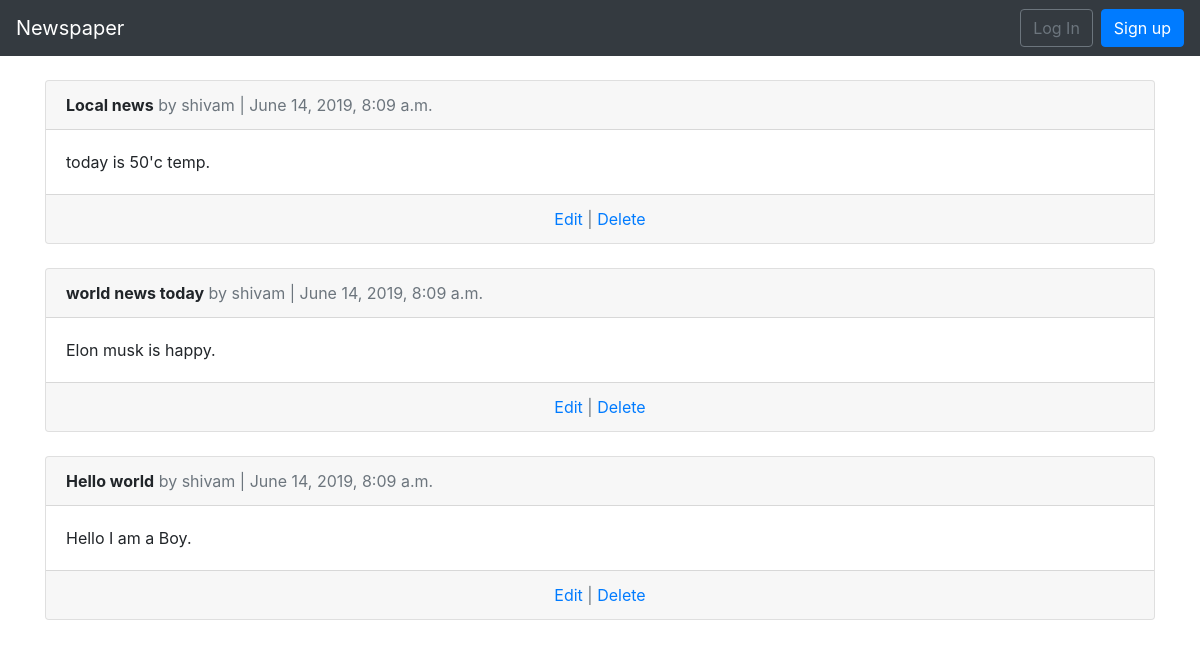
The app's page /articles/ with its own data.
### articles/models.py (models this page shows, shortened)
class Article(models.Model):
    title = models.CharField(max_length=255)
    body = models.TextField()
    date = models.DateTimeField(auto_now_add=True)
    author = models.ForeignKey(
        get_user_model(),
        on_delete=models.CASCADE,
        )

### users/models.py (models this page shows)
class CustomUser(AbstractUser):
    age = models.PositiveIntegerField(null=True, blank=True)

### articles/views.py (the view)
# urls.py: path('', ArticleListView.as_view(), name='article_list'),
class ArticleListView(ListView):
    model = Article
    template_name = 'article_list.html'

### templates/article_list.html (shortened to what this page needs)
{% extends 'base.html' %}
{% block content %}
	{% for article in object_list %}
		<div class="card">
			<div class="card-header">
				<span class="font-weight-bold">{{ article.title }}</span>
				<span class="text-muted">by {{ article.author }} | {{ article.date }}</span>
			</div>
			<div class="card-body">
				{{ article.body}}
			</div>
			<div class="card-footer text-center text-muted">
				<a href="{% url 'article_edit' article.pk %}">Edit</a> | <a href="{% url 'article_delete' article.pk %}">Delete</a>
			</div>
		</div>
		<br />
	{% endfor %}
{% endblock content %}

### templates/base.html (shortened to what this page needs)
<!DOCTYPE html>
<html lang="en">
	<head>
		<link rel="stylesheet" href="https://stackpath.bootstrapcdn.com/bootstrap/4.1.3/css/\
		bootstrap.min.css"
		integrity="sha384-MCw98/SFnGE8fJT3GXwEOngsV7Zt27NXFoaoApmYm81i\
		uXoPkFOJwJ8ERdknLPMO"
>
	</head>
<body>
	<nav class="navbar navbar-expand-md navbar-dark bg-dark mb-4">
			<a class="navbar-brand" href="{% url 'home' %}">Newspaper</a>
		<div class="collapse navbar-collapse" id="navbarCollapse">
			{% if user.is_authenticated %}
				<ul class="navbar-nav ml-auto">
					<li class="nav-item">
						<a class="nav-link dropdown-toggle" href="#" id="userMenu"
						data-toggle="dropdown" aria-haspopup="true"
						aria-expanded="false">
						{{ user.username }}
						</a>
						<div class="dropdown-menu dropdown-menu-right" aria-labelledby="userMenu">
							<a class="dropdown-item" href="{% url 'password_change'%}">Change password</a>
							<div class="dropdown-divider"></div>
							<a class="dropdown-item" href="{% url 'logout' %}">Log Out</a>
						</div>
					</li>
				</ul>
			{% else %}
				<form class="form-inline ml-auto">
					<a href="{% url 'login' %}" class="btn btn-outline-secondary">Log In</a>
					<a href="{% url 'signup' %}" class="btn btn-primary ml-2">
					Sign up</a>
				</form>
			{% endif %}
		</div>
	</nav>
	<div class="container">
		{% block content %}
		{% endblock content %}
	</div>
</body>
</html

### records on screen
Article: title "Local news", author "shivam", date "June 14, 2019, 8:09 a.m.", body "today is 50'c temp."
Article: title "world news today", author "shivam", date "June 14, 2019, 8:09 a.m.", body "Elon musk is happy."
Article: title "Hello world", author "shivam", date "June 14, 2019, 8:09 a.m.", body "Hello I am a Boy."
